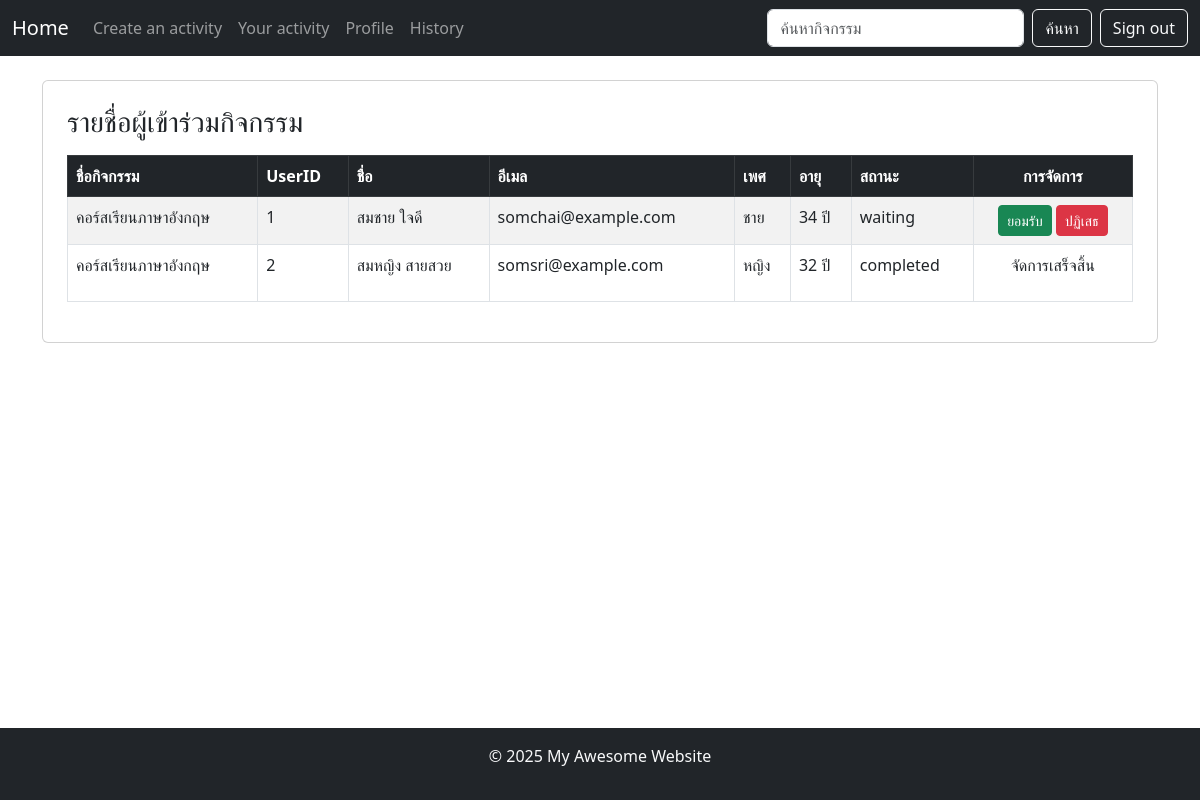
The page /course_participant?id=1 (signed in) on the database its author committed.
### tables this page shows
CREATE TABLE training (
    training_id INT PRIMARY KEY AUTO_INCREMENT,
    user_id INT NOT NULL,
    course_id INT NOT NULL,
    registration_id INT NOT NULL,
    status ENUM('waiting', 'completed', 'cancelled') NOT NULL,
    FOREIGN KEY (user_id) REFERENCES users(user_id) ON DELETE CASCADE,
    FOREIGN KEY (course_id) REFERENCES courses(course_id) ON DELETE CASCADE,
    FOREIGN KEY (registration_id) REFERENCES registration(registration_id) ON DELETE CASCADE
);

CREATE TABLE courses (
    course_id INT PRIMARY KEY AUTO_INCREMENT,
    course_name VARCHAR(255) NOT NULL,
    user_id INT NOT NULL,
    description TEXT,
    start_date DATE NOT NULL,
    end_date DATE NOT NULL,
    image1 MEDIUMBLOB,
    image2 MEDIUMBLOB,
    image3 MEDIUMBLOB,
    image4 MEDIUMBLOB,
    max INT NOT NULL,
    FOREIGN KEY (user_id) REFERENCES users(user_id) ON DELETE CASCADE
);

CREATE TABLE users (
    user_id INT PRIMARY KEY AUTO_INCREMENT,
    user_name VARCHAR(255) NOT NULL,
    email VARCHAR(255) UNIQUE NOT NULL,
    password VARCHAR(255) NOT NULL,
    gender ENUM('ชาย', 'หญิง', 'ไม่ระบุ'),
    image MEDIUMBLOB,
    birthday DATE,
    phone_number VARCHAR(20)
);

### includes/view.php (called while the page is built, shortened)
<?php
function renderView(string $template, array $data = []): void
{
    include TEMPLATES_DIR . '/header.php';
    include TEMPLATES_DIR . '/' . $template . '.php';
    include TEMPLATES_DIR . '/footer.php';
}

### routes/course_participant_get.php (called while the page is built)
<?php
$result = getTrainingByCourseId($_GET['id']);
renderView('course_participant_get', ['training' => $result]);

### databases/training.php (called while the page is built, shortened)
<?php
function getTrainingByCourseId($courseId): mysqli_result|bool
{
    $conn = getConnection();
    $sql = '
        SELECT c.*, u.*, t.*
        FROM training t
        INNER JOIN users u ON t.user_id = u.user_id
        INNER JOIN courses c ON t.course_id = c.course_id
        WHERE c.course_id = ?
    ';
    $stmt = $conn->prepare($sql);
    $stmt->bind_param('i', $courseId);
    $stmt->execute();
    $result = $stmt->get_result();
    return $result;
}

### templates/course_participant_get.php (the view)
<?php
$training = $data['training'];
?>
<div class="container mt-4 content">
    <div class="card p-4">
        <h3 class="mb-3">รายชื่อผู้เข้าร่วมกิจกรรม</h3>
        <div class="table-responsive">
            <table class="table table-bordered table-striped">
                <thead class="table-dark">
                    <tr>
                        <th>ชื่อกิจกรรม</th>
                        <th>UserID</th>
                        <th>ชื่อ</th>
                        <th>อีเมล</th>
                        <th>เพศ</th>
                        <th>อายุ</th>
                        <th>สถานะ</th>
                        <th class="text-center">การจัดการ</th>
                    </tr>
                </thead>
                <tbody>
                    <?php foreach ($training as $activity): ?>
                        <tr>
                            <td><?= $activity['course_name'] ?></td>
                            <td><?= $activity['user_id'] ?></td>
                            <td><?= $activity['user_name'] ?></td>
                            <td><?= $activity['email'] ?></td>
                            <td><?= $activity['gender'] ?></td>
                            <td><?= (new DateTime())->diff(new DateTime($activity['birthday']))->y . " ปี"; ?></td>
                            <td><?= $activity['status'] ?></td>
                            <td class="text-center">
                                <?php if ($activity['status'] == 'completed' || $activity['status'] == 'cancelled') { ?>
                                    <p>จัดการเสร็จสิ้น</p>
                                <?php } else { ?>
                                    <a href="" class="btn btn-success btn-sm">ยอมรับ</a>
                                    <a href="" class="btn btn-danger btn-sm">ปฏิเสธ</a>
                                <?php } ?>
                            </td>
                        </tr>
                    <?php endforeach; ?>
                </tbody>
            </table>
        </div>
    </div>
</div>

### public/index.php (shortened to what this page needs)
<?php
require_once INCLUDES_DIR . '/router.php';
require_once INCLUDES_DIR . '/view.php';
if (in_array(strtolower($_SERVER['REQUEST_URI']), PUBLIC_ROUTES)) {
    dispatch($_SERVER['REQUEST_URI'], $_SERVER['REQUEST_METHOD']);
    exit;
} elseif (isset($_SESSION['timestamp']) && time() - $_SESSION['timestamp'] < 30 * 60) {
    dispatch($_SERVER['REQUEST_URI'], $_SERVER['REQUEST_METHOD']);
} else {
    unset($_SESSION['timestamp']);
    header('Location: /');
    exit;
}

### includes/router.php (shortened to what this page needs)
<?php
function normalizeUri(string $uri): string
{
    $uri = strtok($uri, '?');
    $uri = strtolower(trim($uri, '/'));
    return $uri == INDEX_URI ? INDEX_ROUTE : $uri;
}
function getFilePath(string $uri, string $method): string
{
    return ROUTE_DIR . '/' . normalizeUri($uri) . '_' . strtolower($method) . '.php';
}
function dispatch(string $uri, string $method): void
{
    $uri = normalizeUri($uri);
    $filePath = getFilePath($uri, $method);
    if (file_exists($filePath)) {
        include($filePath);
        return;
    } else {
        notFound();
    }
}

### templates/header.php (shortened to what this page needs)
<!DOCTYPE html>
<html lang="th">
<head>
    <link href="https://cdn.jsdelivr.net/npm/bootstrap@5.3.0/dist/css/bootstrap.min.css" rel="stylesheet">
</head>
<body>
    <?php
    if (isset($_SESSION['timestamp'])) {
    ?>
        <nav class="navbar navbar-expand-lg navbar-dark bg-dark">
            <div class="container-fluid">
                <a class="navbar-brand" href="/">Home</a>
                <div class="collapse navbar-collapse">
                    <ul class="navbar-nav me-auto">
                        <li class="nav-item"><a class="nav-link" href="/course_create">Create an activity</a></li>
                        <li class="nav-item"><a class="nav-link" href="/course_own">Your activity</a></li>
                        <li class="nav-item"><a class="nav-link" href="/profile">Profile</a></li>
                        <li class="nav-item"><a class="nav-link" href="/history">History</a></li>
                    </ul>
                    <form class="d-flex">
                        <input class="form-control me-2" type="search" placeholder="ค้นหากิจกรรม">
                        <button class="btn btn-outline-light" type="submit">ค้นหา</button>
                    </form>
                    <button class="btn btn-outline-light ms-2">
                        <a href="/logout" class="text-light text-decoration-none">Sign out</a>
                    </button>
                </div>
            </div>
        </nav>
    <?php
    }
    ?>

### templates/footer.php
<?php
if (isset($_SESSION['timestamp'])) {
?>
    <footer class="bg-dark text-light text-center py-3 mt-4">
        <p>&copy; <?= date('Y') ?> My Awesome Website</p>
    </footer>
<?php
} else
?>
</body>
</html>

### templates/header.php (style rules this page uses)
html, body { height: 100%; display: flex; flex-direction: column; }
.content { flex: 1; }
footer { background-color: #343a40; color: white; text-align: center; padding: 10px 0; }

### rows shown on the page
training: course.course_name "คอร์สเรียนภาษาอังกฤษ", user "1", user.user_name "สมชาย ใจดี", user.email "somchai@example.com", user.gender "ชาย", status "waiting", shows "ยอมรับ"
training: course.course_name "คอร์สเรียนภาษาอังกฤษ", user "2", user.user_name "สมหญิง สายสวย", user.email "somsri@example.com", user.gender "หญิง", status "completed", shows "จัดการเสร็จสิ้น"
